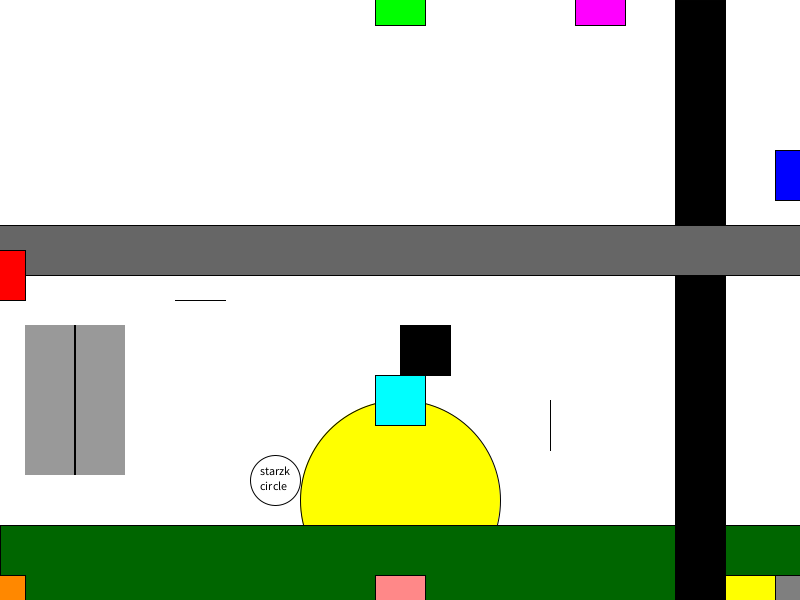
Frame 1 (no input)
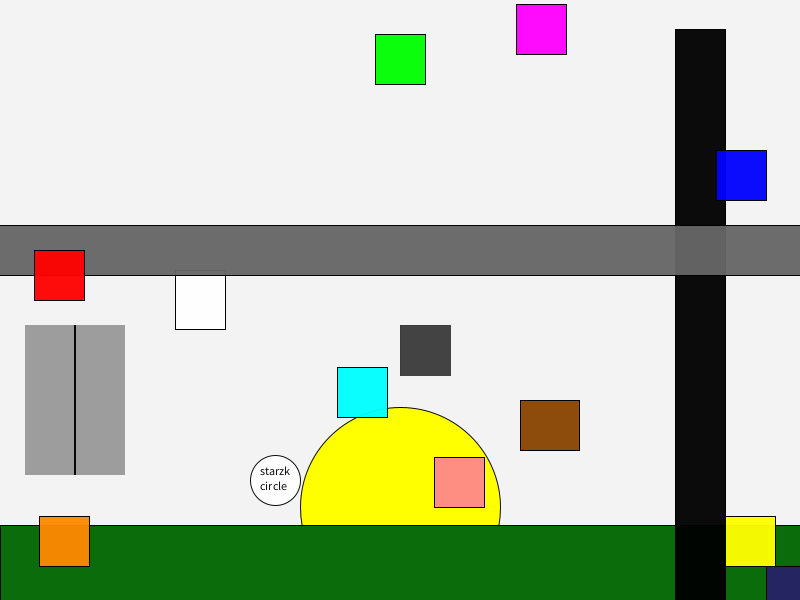
Frame 60 (the mouse pressed at the canvas centre just before this capture)
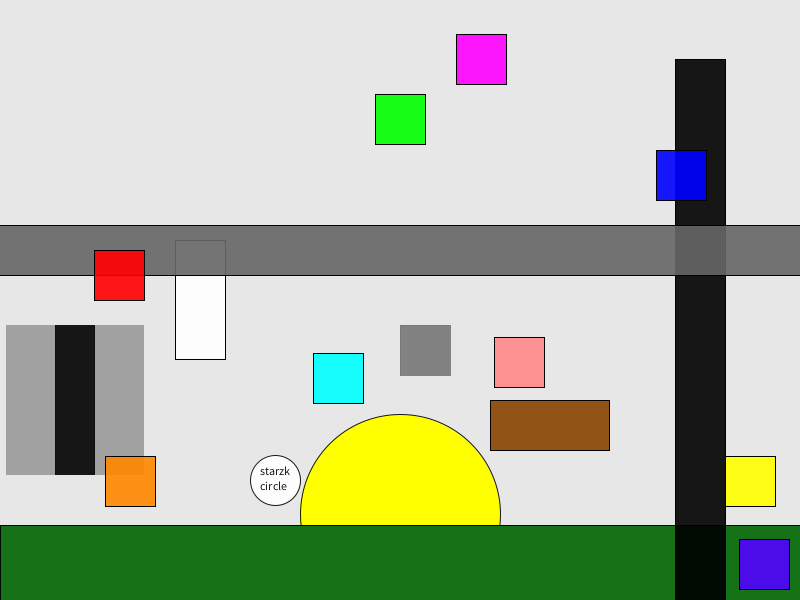
Frame 120 (the mouse held since frame 60 and released just before this capture)

The Processing sketch that drew these frames (run headless with seeded random() and noise(); from frame 60 on, the mouse is pressed at the canvas centre):

// Processing sketch: Moveing_Squares
// ── Moveing_Squares.pde
float x;
float y;
float a;
float c1;
float c2;
float c3;

void setup() 
{
  size(800,600);
  x = 0;
  y = 0;
  a = 255;
  c1 = 127.5;
  c2 = 127.5;
  c3 = 127.5;
}

void draw() 
{
  rectMode(CENTER);
  background(a);
  
  stroke(x, x, x, a);
  fill(x, x, x, a);
  rect(425, 350, 50, 50);
  stroke(0, a);
  
  fill(#ffff00);
  ellipse(400, 500 + x/8, 200, 200);
  fill(a);
  rect(400, height, 800, 150);
  fill(#006600, a);
  rect(400, height, 800, 150);
  
  fill(#ffffff, a);
  ellipse(275, 480, 50, 50);
  fill(#000000, a);
  text("starzk", 260, 475);
  text("circle", 260, 490);
  
  noStroke();
  fill(#999999, a);
  if(x < 100)
  {
    rect(100, 400, 50, 150);
    rect(50, 400, 50, 150);
    fill(0, a);
    rect(75, 400, 2, 150);
  }
  else if(x < 150)
  {
    rect(100 + (x - 100), 400, 50, 150);
    rect(50 - (x - 100), 400, 50, 150);
    fill(0, a);
    rect(75, 400, ((x - 100) * 2) + 2, 150);
  }
  else
  {
    rect(150, 400, 50, 150);
    rect(0, 400, 50, 150);
    fill(0, a);
    rect(75, 400, 102, 150);
  }
  stroke(1);
  
  fill(#ffffff, a);
  rect(200, 300, 50, y);
  fill(#000000, a);
  if(y < height + 300)
  {
    rect(700, 450, 50, height + 300 - y);
  }
  else
  {
    rect(700, 450, 50, 0);
  }
  fill(#884400, a);
  rect(550, 425, x, 50);
  fill(#666666, a);
  if(y < width + 300)
  {
    rect(375, 250, width + 300 - y, 50);
  }
  else
  {
    rect(375, 250, 0, 50);
  }
  
  fill(#ff0000, a);
  rect(x, 275, 50, 50);
  fill(#0000ff, a);
  rect(width - x, 175, 50, 50);
  fill(#00ff00, a);
  rect(400, y, 50, 50);
  fill(#ffff00, a);
  rect(750, height - y, 50, 50);
  fill(#ff8800, a);
  rect(x + (0.1 * x), height - y, 50, 50);
  fill(#ff8888, a);
  rect((width/2) + x, height - (2 * x), 50, 50);
  fill(#ff00ff, a);
  rect(600 - x, y/2, 50, 50);
  
  fill(#00ffff, a);
  rect( 400 + 100 * sin(x/10), 300 + 100 * cos(y/10), 50, 50);
  
  fill(c1, c2, c3, a);
  rect(800 - sq(x/20), 600 - sq(y/20), 50, 50);
  
  x++;
  y++;
  a = 255 - x/5;
  c1 = c1 + random(-20, 20);
  c2 = c2 + random(-20, 20);
  c3 = c3 + random(-20, 20);
}
